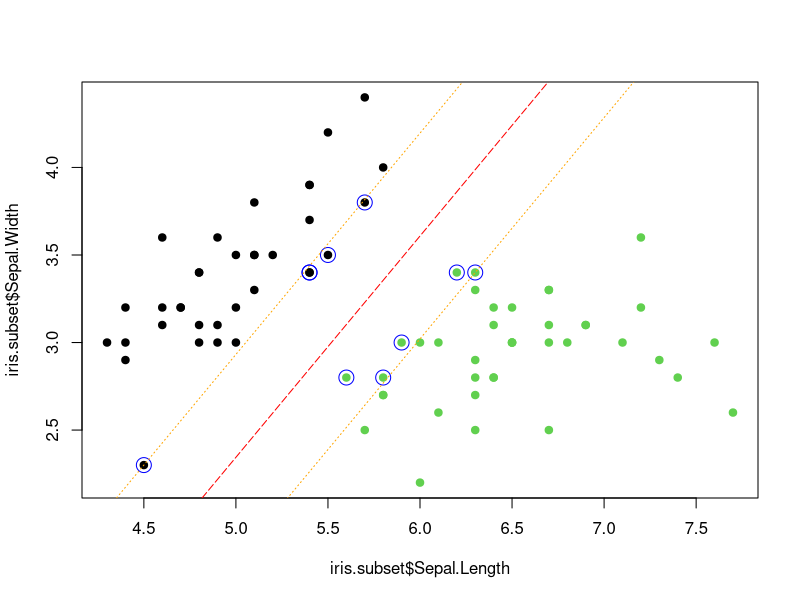
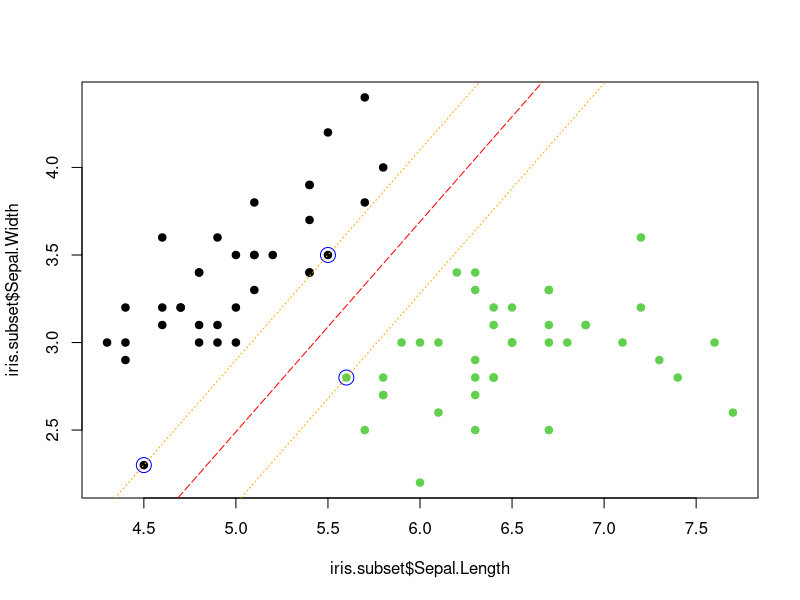

Generate these figures, in order, with R:
library(e1071)

# Split the iris dataset into trainset and testset
data(iris)
ind = sample(2, nrow(iris), replace = TRUE, prob=c(0.7, 0.3))
testset = iris[ind == 2,]
trainset = iris[ind == 1,]

# Train the model
svm.model = svm(Species ~ ., data = trainset, kernel = 'linear', cost = 1)

# Predict the labels and create the confusion matrix
svm.pred = predict(svm.model, testset)
svm.table=table(svm.pred, testset$Species)
svm.table

# Print some useful information
print(svm.model)

#### Lecture Notes ####
# To understand how set the cost hyperparameter
# Select a subset of the iris dataset with two class and plot it
iris.subset = subset(trainset, select=c("Sepal.Length", "Sepal.Width", "Species"), Species %in% c("setosa","virginica"))
plot(x=iris.subset$Sepal.Length, y=iris.subset$Sepal.Width, col=iris.subset$Species, pch=19)

# Train the model and mark the support vectors with blue color
svm.model = svm(Species ~ ., data = iris.subset, kernel = 'linear', cost = 1, scale = FALSE)
points(iris.subset[svm.model$index, c(1,2)], col="blue", cex=2)

# Add a separation line and the margin on the plot
w = t(svm.model$coefs) %*% svm.model$SV
c = -svm.model$rho
abline (a=-c/w[1,2],b=-w[1,1]/w[1,2], col="red", lty=5)
abline(a=(-c-1)/w[1,2], b=-w[1,1]/w[1,2], col="orange", lty=3)
abline(a=(-c+1)/w[1,2], b=-w[1,1]/w[1,2], col="orange", lty=3)

# Try with higher cost
plot(x=iris.subset$Sepal.Length,y=iris.subset$Sepal.Width, col=iris.subset$Species, pch=19)
svm.model = svm(Species ~ ., data=iris.subset, kernel='linear', cost=10000, scale=FALSE)
points(iris.subset[svm.model$index,c(1,2)],col="blue",cex=2)
w = t(svm.model$coefs) %*% svm.model$SV
c = -svm.model$rho
abline (a=-c/w[1,2],b=-w[1,1]/w[1,2], col="red", lty=5)
abline(a=(-c-1)/w[1,2], b=-w[1,1]/w[1,2], col="orange", lty=3)
abline(a=(-c+1)/w[1,2], b=-w[1,1]/w[1,2], col="orange", lty=3)